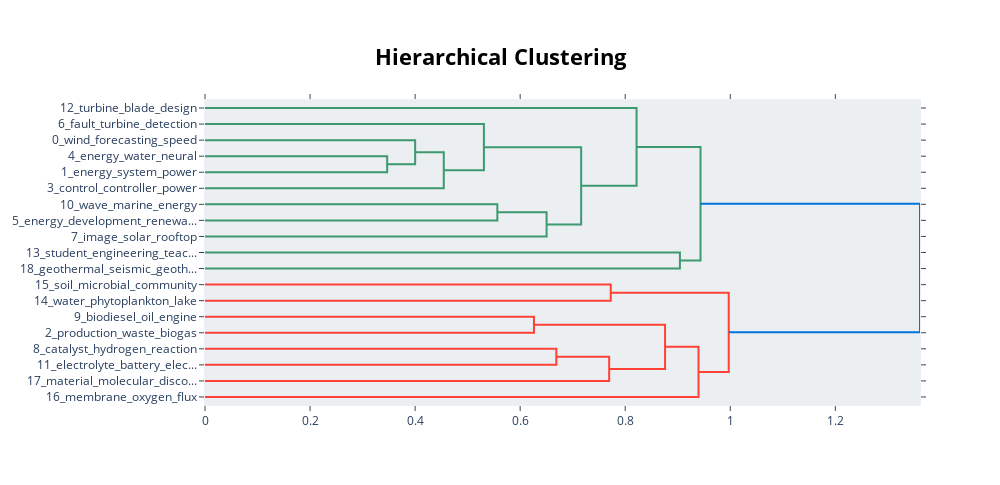

The cell this chart's notebook holds for it:
### Code cell
# 3. Visualize topic hierarchy
fig_hierarchy = topic_model.visualize_hierarchy()
fig_hierarchy.show()
fig_hierarchy.write_html("topic_hierarchy.html")

### Figure 1 — Plotly figure (JSON) as saved in the notebook; plotly's stock layout.template omitted (floating-point values rounded to 4 significant figures)
{"data": [{"hoverinfo": "text", "marker": {"color": "rgb(61,153,112)"}, "mode": "lines", "type": "scatter", "x": [0.0, 0.3468, 0.3468, 0.0], "xaxis": "x", "y": [-35.0, -35.0, -45.0, -45.0], "yaxis": "y"}, {"hoverinfo": "text", "marker": {"color": "rgb(61,153,112)"}, "mode": "lines", "type": "scatter", "x": [0.0, 0.4001, 0.4001, 0.3468], "xaxis": "x", "y": [-25.0, -25.0, -40.0, -40.0], "yaxis": "y"}, {"hoverinfo": "text", "marker": {"color": "rgb(61,153,112)"}, "mode": "lines", "type": "scatter", "x": [0.4001, 0.4546, 0.4546, 0.0], "xaxis": "x", "y": [-32.5, -32.5, -55.0, -55.0], "yaxis": "y"}, {"hoverinfo": "text", "marker": {"color": "rgb(61,153,112)"}, "mode": "lines", "type": "scatter", "x": [0.0, 0.531, 0.531, 0.4546], "xaxis": "x", "y": [-15.0, -15.0, -43.75, -43.75], "yaxis": "y"}, {"hoverinfo": "text", "marker": {"color": "rgb(61,153,112)"}, "mode": "lines", "type": "scatter", "x": [0.0, 0.5565, 0.5565, 0.0], "xaxis": "x", "y": [-65.0, -65.0, -75.0, -75.0], "yaxis": "y"}, {"hoverinfo": "text", "marker": {"color": "rgb(61,153,112)"}, "mode": "lines", "type": "scatter", "x": [0.5565, 0.6503, 0.6503, 0.0], "xaxis": "x", "y": [-70.0, -70.0, -85.0, -85.0], "yaxis": "y"}, {"hoverinfo": "text", "marker": {"color": "rgb(61,153,112)"}, "mode": "lines", "type": "scatter", "x": [0.531, 0.7161, 0.7161, 0.6503], "xaxis": "x", "y": [-29.38, -29.38, -77.5, -77.5], "yaxis": "y"}, {"hoverinfo": "text", "marker": {"color": "rgb(61,153,112)"}, "mode": "lines", "type": "scatter", "x": [0.0, 0.8216, 0.8216, 0.7161], "xaxis": "x", "y": [-5.0, -5.0, -53.44, -53.44], "yaxis": "y"}, {"hoverinfo": "text", "marker": {"color": "rgb(61,153,112)"}, "mode": "lines", "type": "scatter", "x": [0.0, 0.9041, 0.9041, 0.0], "xaxis": "x", "y": [-95.0, -95.0, -105.0, -105.0], "yaxis": "y"}, {"hoverinfo": "text", "marker": {"color": "rgb(61,153,112)"}, "mode": "lines", "type": "scatter", "x": [0.8216, 0.9433, 0.9433, 0.9041], "xaxis": "x", "y": [-29.22, -29.22, -100.0, -100.0], "yaxis": "y"}, {"hoverinfo": "text", "marker": {"color": "rgb(255,65,54)"}, "mode": "lines", "type": "scatter", "x": [0.0, 0.7724, 0.7724, 0.0], "xaxis": "x", "y": [-115.0, -115.0, -125.0, -125.0], "yaxis": "y"}, {"hoverinfo": "text", "marker": {"color": "rgb(255,65,54)"}, "mode": "lines", "type": "scatter", "x": [0.0, 0.6263, 0.6263, 0.0], "xaxis": "x", "y": [-135.0, -135.0, -145.0, -145.0], "yaxis": "y"}, {"hoverinfo": "text", "marker": {"color": "rgb(255,65,54)"}, "mode": "lines", "type": "scatter", "x": [0.0, 0.6688, 0.6688, 0.0], "xaxis": "x", "y": [-155.0, -155.0, -165.0, -165.0], "yaxis": "y"}, {"hoverinfo": "text", "marker": {"color": "rgb(255,65,54)"}, "mode": "lines", "type": "scatter", "x": [0.6688, 0.7694, 0.7694, 0.0], "xaxis": "x", "y": [-160.0, -160.0, -175.0, -175.0], "yaxis": "y"}, {"hoverinfo": "text", "marker": {"color": "rgb(255,65,54)"}, "mode": "lines", "type": "scatter", "x": [0.6263, 0.8758, 0.8758, 0.7694], "xaxis": "x", "y": [-140.0, -140.0, -167.5, -167.5], "yaxis": "y"}, {"hoverinfo": "text", "marker": {"color": "rgb(255,65,54)"}, "mode": "lines", "type": "scatter", "x": [0.8758, 0.9395, 0.9395, 0.0], "xaxis": "x", "y": [-153.8, -153.8, -185.0, -185.0], "yaxis": "y"}, {"hoverinfo": "text", "marker": {"color": "rgb(255,65,54)"}, "mode": "lines", "type": "scatter", "x": [0.7724, 0.9971, 0.9971, 0.9395], "xaxis": "x", "y": [-120.0, -120.0, -169.4, -169.4], "yaxis": "y"}, {"hoverinfo": "text", "marker": {"color": "rgb(0,116,217)"}, "mode": "lines", "type": "scatter", "x": [0.9433, 1.361, 1.361, 0.9971], "xaxis": "x", "y": [-64.61, -64.61, -144.7, -144.7], "yaxis": "y"}], "layout": {"autosize": false, "height": 485, "hoverlabel": {"bgcolor": "white", "font": {"family": "Rockwell", "size": 16}}, "hovermode": "closest", "plot_bgcolor": "#ECEFF1", "showlegend": false, "title": {"font": {"color": "Black", "size": 22}, "text": "<b>Hierarchical Clustering</b>", "x": 0.5, "xanchor": "center", "yanchor": "top"}, "width": 1000, "xaxis": {"mirror": "allticks", "rangemode": "tozero", "showgrid": false, "showline": true, "showticklabels": true, "ticks": "outside", "type": "linear", "zeroline": false}, "yaxis": {"mirror": "allticks", "range": [-190, 0], "rangemode": "tozero", "showgrid": false, "showline": true, "showticklabels": true, "tickmode": "array", "ticks": "outside", "ticktext": ["12_turbine_blade_design", "6_fault_turbine_detection", "0_wind_forecasting_speed", "4_energy_water_neural", "1_energy_system_power", "3_control_controller_power", "10_wave_marine_energy", "5_energy_development_renewa...", "7_image_solar_rooftop", "13_student_engineering_teac...", "18_geothermal_seismic_geoth...", "15_soil_microbial_community", "14_water_phytoplankton_lake", "9_biodiesel_oil_engine", "2_production_waste_biogas", "8_catalyst_hydrogen_reaction", "11_electrolyte_battery_elec...", "17_material_molecular_disco...", "16_membrane_oxygen_flux"], "tickvals": [-5, -15, -25, -35, -45, -55, -65, -75, -85, -95, -105, -115, -125, -135, -145, -155, -165, -175, -185], "type": "linear", "zeroline": false}}}
